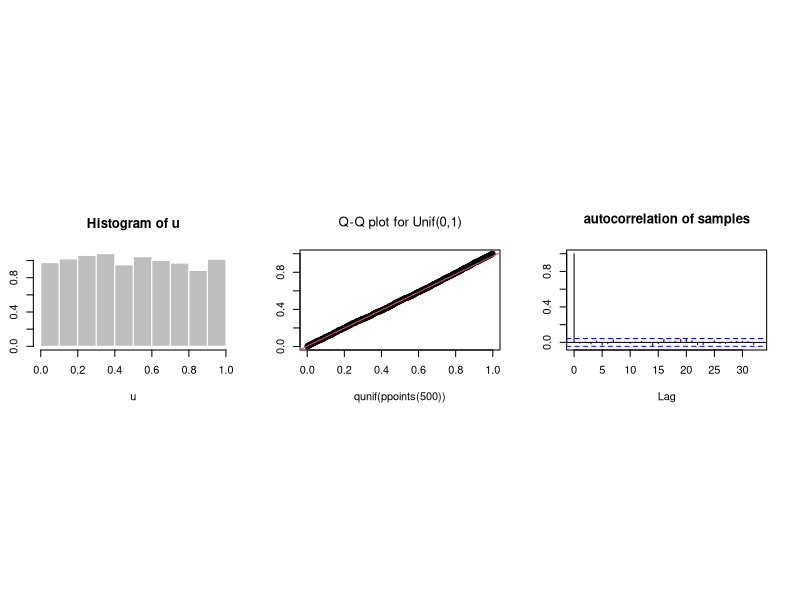
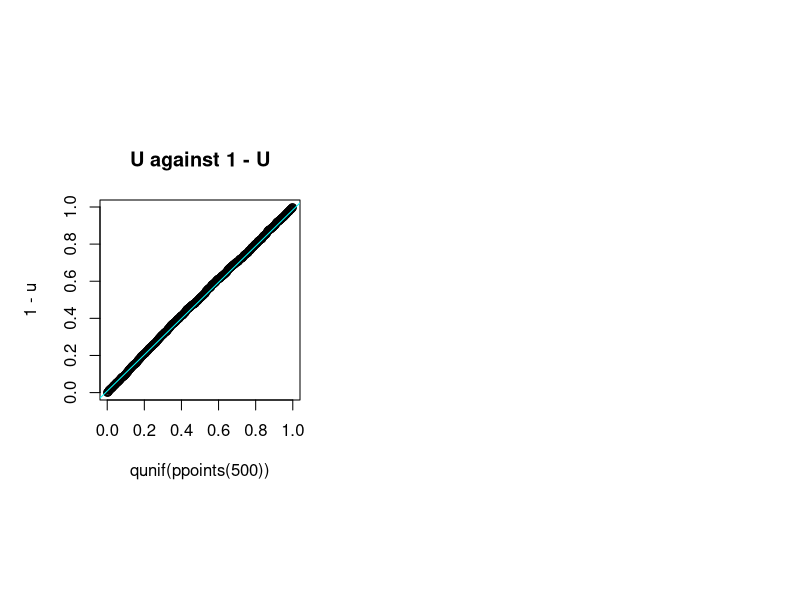
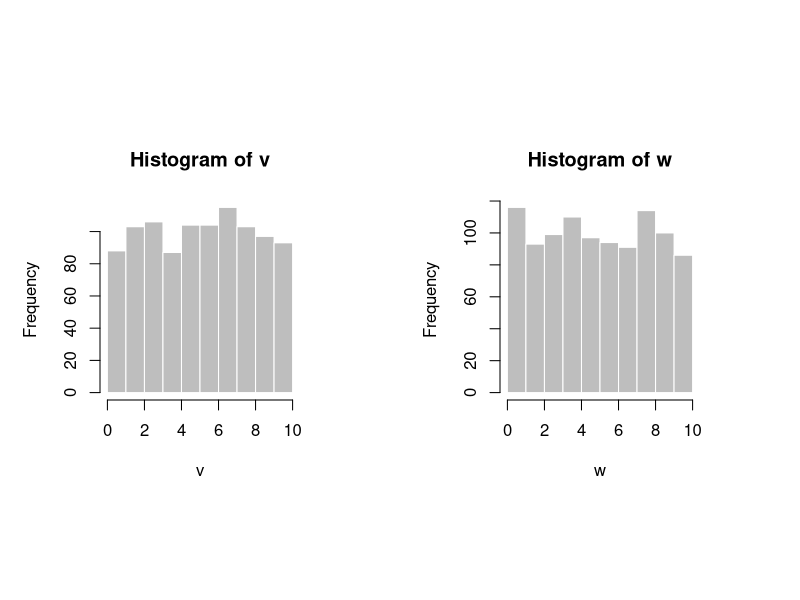
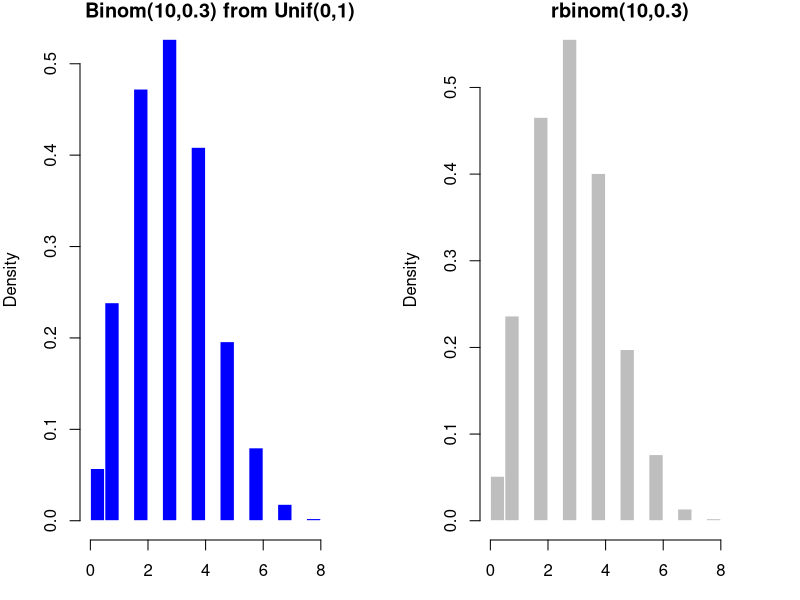
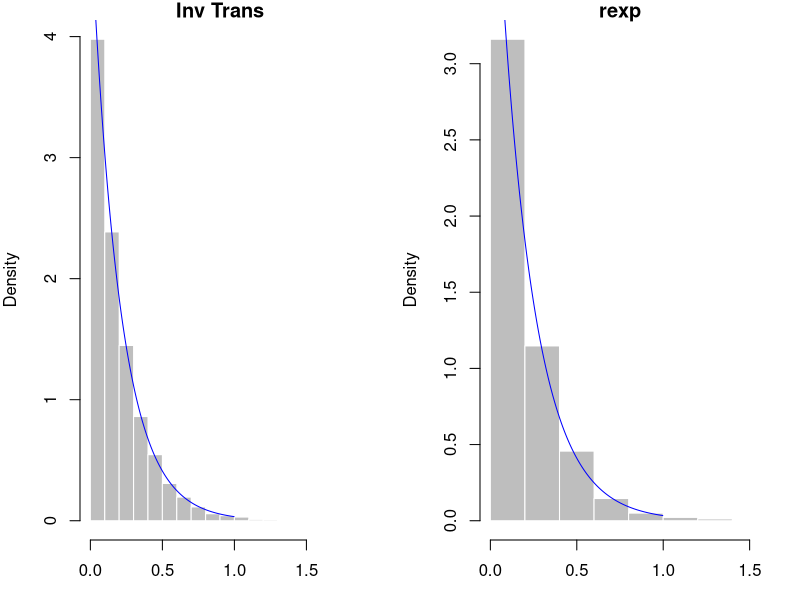
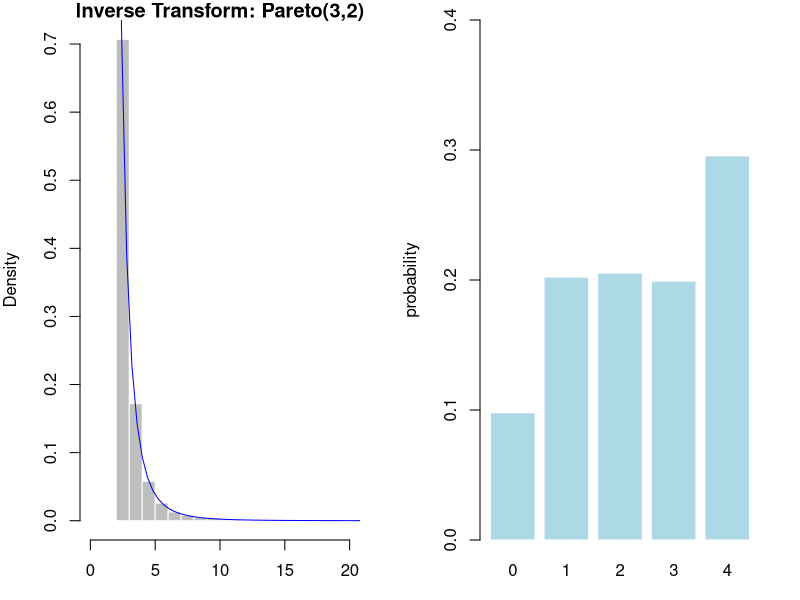
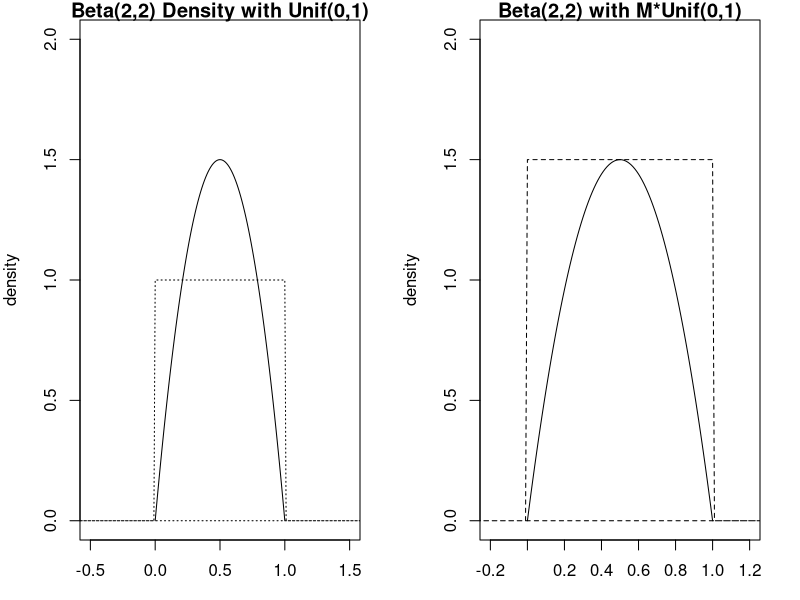
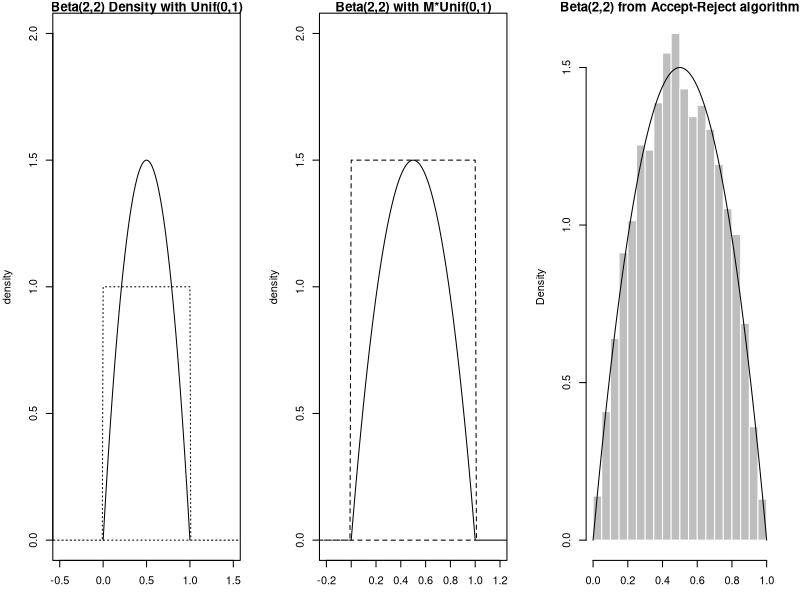

Here is the R script that generated these plots, in order:
## ---- chunk 1
u = runif(2000)

par(pin = c(2,1), mfrow = c(1,3))
hist(u, probability=TRUE, col = "gray", border = "white") ## plot histogram

## Q-Q plot for `runif` data against true theoretical distribution:
qqplot(qunif(ppoints(500)), u,  main = expression("Q-Q plot for Unif(0,1)"))
qqline(u, distribution = qunif, prob = c(0.1, 0.6), col = 2)


acf(u, main = "autocorrelation of samples")  ## autocorrelation function

## ---- chunk 2
require(graphics)
palette(value = rainbow(2))

par(pin = c(2,2), mfrow = c(1,2))
qqplot(qunif(ppoints(500)),1-u, main = "U against 1 - U")
qqline(u, distribution = qunif, col = 2)


## ---- chunk 3
par(mfrow = c(1,2))
v = 10 * runif(1000, 0, 1) ## v ~ unif(0, 10)
hist(v, col = "gray", border = "white")

w = runif(1000, 0, 10) ## unif(0, 10)
hist(w, col = "gray", border = "white")


## ---- chunk 4
## let's simulate 10,000 samples from bin(n=10, p = 0.3)
N = 10000 ## number of Unif and Binomial samples
n = 10 ## number of bernoulli trials for each bernoulli sample
p = 0.3 ## theoretical p
u =  runif(n = (n*N))
x = as.numeric(u <= p) ## convert bools to 1 and 0; Bernoulli samples
m = matrix(data = x , nrow = N, ncol = n)
Binom_samples = rowSums(m) ## binomial samples
## ---- chunk 5
par(mfrow = c(1,2), mar = c(3, 4, 1, 2))
hist(Binom_samples, probability = TRUE, main = "Binom(10,0.3) from Unif(0,1)", 
     col = "blue", border = "white")
hist(rbinom(n = N, size = n, prob = p), probability = TRUE, main = "rbinom(10,0.3)",
     col = "gray", border = "white")
par(mfrow=c(1,1))



## ---- chunk 6
N = 10^4
u = runif(N)

fInv = function(u){
  (-1/5) * log(u) ## or log(1-u)
}

outSamples = fInv(u)

## ---- chunk 7
## not for show
## echo = FALSE
par(mfrow = c(1,2), mar = c(3, 4, 1, 2))
hist(outSamples, probability = TRUE, main = "Inv Trans", col = "gray", border = "white")
lines(x = ppoints(200), y = dexp(x = ppoints(200), rate = 5), 
      col = "blue")
hist(rexp(n = N, rate = 5), probability = TRUE, main = "rexp", col = "gray", border = "white", xlim = c(0, 1.5))
lines(x = ppoints(200), y = dexp(x = ppoints(200), rate = 5), 
      col = "blue")
## ---- chunk 8
set.seed(123)
n = 1000
U =runif(n)
a = 3
b = 2
X = b*(1-U)^(-1/a)
pareto = function(x){(a*(b^a)/x^(a+1))}

summary(X)

## ---- chunk 9
hist(X, probability = TRUE, breaks = 25, xlim =c(0, 20),
     col = "gray", border = "white",
     main = "Inverse Transform: Pareto(3,2)", xlab = "x")
curve(pareto(x), from = 0, to = 40, add = TRUE, col = "blue")

## ---- chunk 10
cdf = c(0.0, 0.1, 0.3, 0.5, 0.7, 1.0) ## cumulative probabilities
results = numeric(length = 10000) ## creates a vector of zeros
u = runif(10000)
for(i in 2:6){
    ind = (cdf[i-1] < u) & (u <= cdf[i])
    results[ind] <- (i-2) ## returns an index for x vals
}

table(results) / 10000

## ---- chunk 11
z = table(results) / 10000
barplot(z, border = "white", col = "lightblue", xlab = "x", ylab = "probability", ylim = c(0, 0.4))

## ---- chunk 12

par(mfrow = c(1,2), mar = c(3, 4, 1, 2))
beta <- function(x) 6*x*(1-x)
M = 1.5
## plot 2
curve(expr = beta, from = 0, to = 1, 
      xlim = c(-0.5, 1.5), ylim = c(0,2),
      main = "Beta(2,2) Density with Unif(0,1)",
      xlab = "x", ylab = "density")

x = seq(from = -1, to = 2, by = 0.01)
Unif1 = function(x){ ifelse(x >= 0 & x <= 1, 1, 0) }
polygon(x, Unif1(x), lty = 9)

## plot 3
curve(expr = beta, from = 0, to = 1, 
      xlim = c(-0.2, 1.2), ylim = c(0,2),
      main = "Beta(2,2) with M*Unif(0,1)",
      xlab = "x", ylab = "density")

Unif2 = function(x){ ifelse(x >= 0 & x <= 1, 1*M, 0) }
polygon(x, Unif2(x), lty = 2)

#abline(h = 1.5, col = "red")
par(mfrow=c(1,1))


## ---- chunk 13
## Accept-Reject
M = 1.5
X = rep(x = NA, 5) ## create a vector of length 5 of NAs
set.seed(123)
f <- function(x){ 6*x*(1 - x)} ## pdf of Beta(2,2)
g <- function(x){ 1 } ## pdf of Unif(0,1) is just 1

n = 10000

## ---- chunk 14

for(i in 1:5){
  print(paste("Run: ", i))
  u = round(runif(1), 5)
  y = round(runif(1), 5)
  accept <- u <= f(y)/(M* g(y))
  print(paste("U: ", u, "and Y:", y, "and f/M*g: ",f(y)/(M* g(y))))
  print(paste("Accept? ", accept))
  if(accept){
    X[i] <- y
  }
}

## ---- chunk 15
X = rep(NA, n); M = 1.5
i = 0 ## index set to start at 0
while(sum(is.na(X))){
  U = runif(1); Y = runif(1)
  accept <- U <= f(Y)/(M*g(Y))
  if(accept){
    i = i+1 ## update the index
    X[i] <- Y
  }
}

round(summary(X), 4)
round(qbeta(p = c(0, 0.25, 0.5, 0.75, 1), 2, 2), 4)
## ---- chunk 16
par(mfrow = c(1,3), mar = c(3, 4, 1, 2))
beta <- function(x) 6*x*(1-x)

## plot 1
curve(expr = beta, from = 0, to = 1, 
      xlim = c(-0.5, 1.5), ylim = c(0,2),
      main = "Beta(2,2) Density with Unif(0,1)",
      xlab = "x", ylab = "density")

x = seq(from = -1, to = 2, by = 0.01)
Unif1 = function(x){ ifelse(x >= 0 & x <= 1, 1, 0) }
polygon(x, Unif1(x), lty = 9)

## plot 2
curve(expr = beta, from = 0, to = 1, 
      xlim = c(-0.2, 1.2), ylim = c(0,2),
      main = "Beta(2,2) with M*Unif(0,1)",
      xlab = "x", ylab = "density")

Unif2 = function(x){ ifelse(x >= 0 & x <= 1, 1*M, 0) }
polygon(x, Unif2(x), lty = 2)

## plot 3
hist(X, xlab = "X", main = "Beta(2,2) from Accept-Reject algorithm", 
     probability = TRUE, col = "gray", border = "white")
curve(expr = beta, from = 0, to = 1, add = TRUE)

## ---- chunk 17
N = 1000; U = runif(N); Y = runif(N); M = 1.5

f <- function(x){ 6*x*(1 - x)} ## pdf of Beta(2,2)
g <- function(x){ 1 } ## pdf of Unif(0,1) is just 1

accept <- U*M < f(Y)/(g(Y))

mean(accept) ## acceptance rate
print(1/M) ## probability of acceptance

## ---- chunk 18
par(mar = c(3, 4, 1, 2))
palette(value = rainbow(6))
plot(Y, U*M, col = as.numeric(accept)+3, 
     xlim = c(-0.2, 1.2), ylim = c(0,2),
     main = "Accept-Reject with M = 1.5")

curve(expr = beta, from = 0, to = 1, 
      xlim = c(-0.5, 1.5), ylim = c(0,2),
      main = "Beta(2,2) with M*Unif(0,1)",
      xlab = "x", ylab = "density", add = TRUE,
      lwd = 4)

Unif2 = function(x){ ifelse(x >= 0 & x <= 1, 1*M, 0) }
polygon(x, Unif2(x), lty = 2, lwd = 2)

## ---- chunk 19
N = 10000
Z = rnorm(n = 2*N, mean = 0, sd = 1)
Z = matrix(data = Z, nrow = N, ncol = 2)

transfromation <- function(vec){
  R = sqrt(sum(vec^2))
  #R = sqrt(vec[1]^2 + vec[2]^2)
  return(R)
}

R_Out = apply(X = Z, MARGIN = 1, FUN = transfromation)

summary(R_Out)
sqrt(pi/2) ## theoretical mean

## ---- chunk 20

hist(R_Out, col = "gray", border = "white")
## compare with Rayleigh {VGAM}	

## ---- chunk 21
par(mar = c(3, 4, 1, 2))
a = 3                                                    
b = 10

A = matrix(rexp(10000*a, 1), ncol = a)
B = matrix(rexp(10000*b, 1), ncol = b)
numerator = rowSums(A)
denom = rowSums(A) + rowSums(B)
betasamples = numerator/denom

hist(betasamples, probability=TRUE, col = "gray", border = "white")
curve(dbeta(x, a, b), from=0, to=1, add=TRUE, lty=3, lwd = 2)


## ---- chunk 22
n = 10000
x = rexp(n=n, rate = 1)
mat = matrix(data = x, ncol = 4)
chisqResults = rowSums(mat)
par(mfrow = c(1, 3))
hist(chisqResults)
hist(rchisq(n, df = 2*4))
qqplot(x = chisqResults, y = rchisq(n, 8))


## ---- chunk 23
b = 4
a = 2
n = 10000
x = rexp(n, 1)
mat = matrix(x, ncol = a)
gammaResults = b*rowSums(mat)
qqplot(x = gammaResults, y = rgamma(n,a,b))
